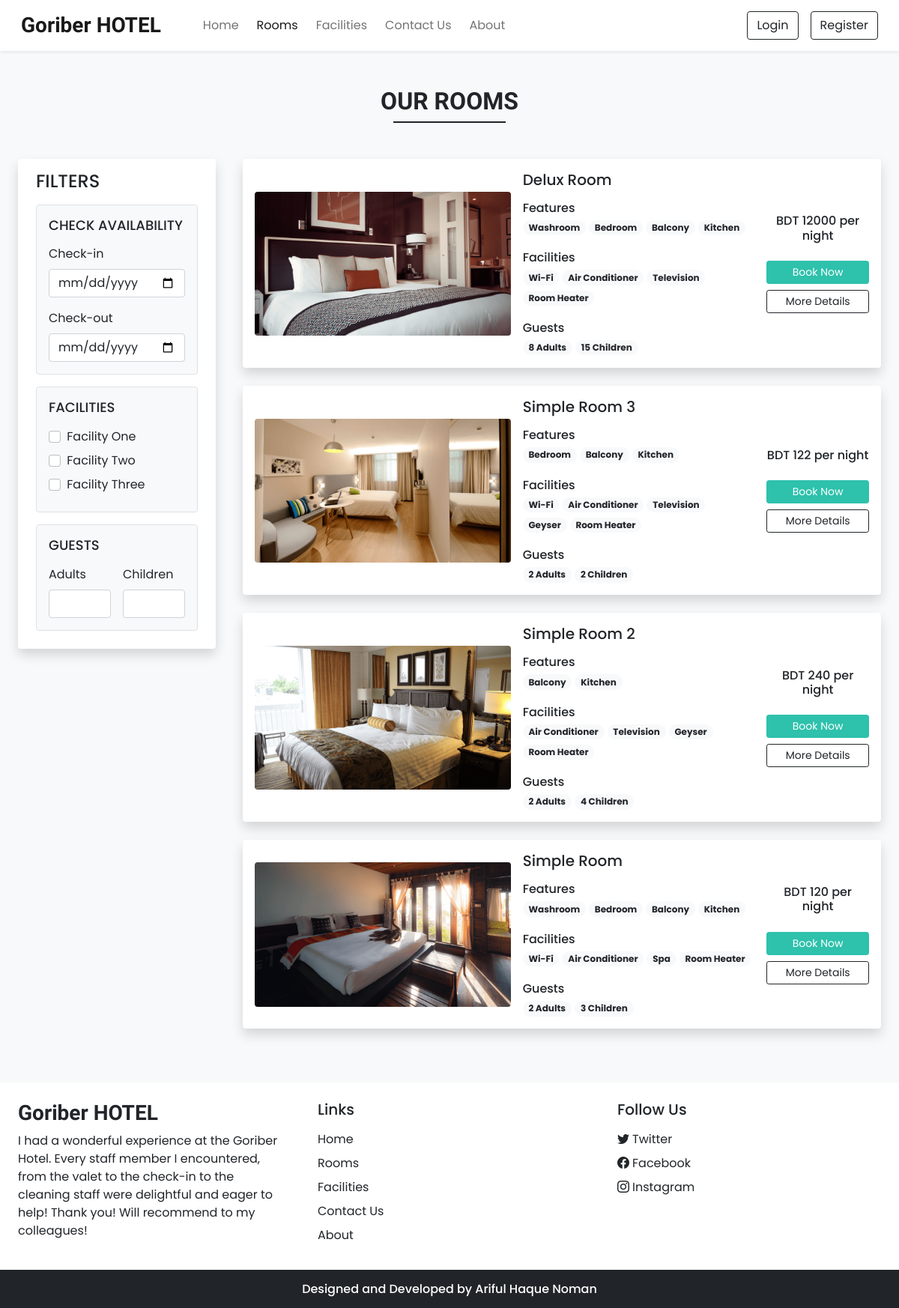
The page /rooms.php on the database its author committed.
### tables this page shows
CREATE TABLE `settings` (
  `sr_no` int(11) NOT NULL,
  `site_title` varchar(50) NOT NULL,
  `site_about` varchar(250) NOT NULL,
  `shutdown` tinyint(1) NOT NULL
);

CREATE TABLE `rooms` (
  `id` int(11) NOT NULL,
  `name` varchar(150) NOT NULL,
  `area` int(11) NOT NULL,
  `price` int(11) NOT NULL,
  `quantity` int(11) NOT NULL,
  `adult` int(11) NOT NULL,
  `children` int(11) NOT NULL,
  `description` varchar(350) NOT NULL,
  `status` tinyint(4) NOT NULL DEFAULT 1,
  `removed` tinyint(4) NOT NULL DEFAULT 0
);

CREATE TABLE `room_images` (
  `sr_no` int(11) NOT NULL,
  `room_id` int(11) NOT NULL,
  `image` varchar(150) NOT NULL,
  `thumb` tinyint(4) NOT NULL DEFAULT 0
);

CREATE TABLE `features` (
  `id` int(11) NOT NULL,
  `name` varchar(50) NOT NULL
);

CREATE TABLE `facilities` (
  `id` int(11) NOT NULL,
  `icon` varchar(100) NOT NULL,
  `name` varchar(50) NOT NULL,
  `description` varchar(250) NOT NULL
);

### admin/inc/db_config.php (called while the page is built, shortened)
<?php
    function select($sql,$values,$datatypes)
    {
        $con = $GLOBALS['con'];
        if($stmt = mysqli_prepare($con,$sql))
        {
            mysqli_stmt_bind_param($stmt,$datatypes,...$values);
            if(mysqli_stmt_execute($stmt))
            {
                $res = mysqli_stmt_get_result($stmt);
                return $res;
            }
            else
            {
                mysqli_stmt_close($stmt);
                die("Query cannot be executed - Select");
            }
        }
        else
        {
            die("Query cannot be prepared - Select");
        }
    }
?>

### rooms.php (the view, shortened to what this page needs)
<!DOCTYPE html>
<html lang="en">
    <head>
        <?php require('inc/links.php');?>
    </head>
    <body class="bg-light">
        <?php require('inc/header.php');?>
        <div class="my-5 px-4">
            <h2 class="fw-bold h-font text-center">OUR ROOMS</h2>
            <div class="h-line bg-dark"></div>
        </div>
        <div class="container-fluid">
            <div class="row">
                <div class="col-lg-3 col-md-12 mb-lg-0 mb-4 ps-4">
                    <nav class="navbar navbar-expand-lg navbar-light bg-white rounded shadow">
                        <div class="container-fluid flex-lg-column align-items-stretch">
                            <h4 class="mt-2">FILTERS</h4>
                            <div class="collapse navbar-collapse flex-column align-items-stretch mt-2" id="filterDropdown">
                                <div class="border bg-light p-3 rounded mb-3">
                                    <h5 class="mb-3" style="font-size: 18px;">CHECK AVAILABILITY</h5>
                                    <label class="form-label">Check-in</label>
                                    <input type="date" class="form-control shadow-none mb-3">
                                    <label class="form-label">Check-out</label>
                                    <input type="date" class="form-control shadow-none">
                                </div>
                                <div class="border bg-light p-3 rounded mb-3">
                                    <h5 class="mb-3" style="font-size: 18px;">FACILITIES</h5>
                                    <div class="mb-2">
                                        <input type="checkbox" id="f1" class="form-check-input shadow-none me-1">
                                        <label class="form-check-label" for="f1">Facility One</label>
                                    </div>
                                    <div class="mb-2">
                                        <input type="checkbox" id="f2" class="form-check-input shadow-none me-1">
                                        <label class="form-check-label" for="f2">Facility Two</label>
                                    </div>
                                    <div class="mb-2">
                                        <input type="checkbox" id="f3" class="form-check-input shadow-none me-1">
                                        <label class="form-check-label" for="f3">Facility Three</label>
                                    </div>
                                </div>
                                <div class="border bg-light p-3 rounded mb-3">
                                    <h5 class="mb-3" style="font-size: 18px;">GUESTS</h5>
                                    <div class="d-flex">
                                        <div class="me-3">
                                            <label class="form-label">Adults</label>
                                            <input type="number" class="form-control shadow-none">
                                        </div>
                                        <div>
                                            <label class="form-label">Children</label>
                                            <input type="number" class="form-control shadow-none">
                                        </div>
                                    </div>
                                </div>
                            </div>
                        </div>
                    </nav>
                </div>
                <div class="col-lg-9 col-md-12 px-4">
                <?php
                    $room_res = select("SELECT * FROM `rooms` WHERE `status`=? AND `removed`=? ORDER BY `id` DESC",[1,0],'ii');
                    while($room_data = mysqli_fetch_assoc($room_res))
                    {
                        $fea_q = mysqli_query($con,"SELECT f.name FROM `features` f INNER JOIN `room_features` rfea ON f.id = rfea.features_id WHERE rfea.room_id = '$room_data[id]'");
                        $features_data = "";
                        while($fea_row = mysqli_fetch_assoc($fea_q))
                        {
                            $features_data .="<span class='badge rounded-pill bg-light text-dark text-wrap me-1 mb-1'>
                                $fea_row[name]
                            </span>";
                        }
                        $fac_q = mysqli_query($con, "SELECT f.name FROM `facilities` f INNER JOIN `room_facilities` rfac ON f.id = rfac.facilities_id WHERE rfac.room_id = '$room_data[id]'");
                        $facilities_data = "";
                        while($fac_row = mysqli_fetch_assoc($fac_q))
                        {
                            $facilities_data .="<span class='badge rounded-pill bg-light text-dark text-wrap me-1 mb-1'>
                                $fac_row[name]
                            </span>";
                        }
                        $room_thumb = ROOMS_IMG_PATH . "thumbnail.jpg";
                        $thumb_q = mysqli_query($con, "SELECT * FROM `room_images` WHERE `room_id` = '$room_data[id]' AND `thumb` = '1'");
                        if(mysqli_num_rows($thumb_q) > 0)
                        {
                            $thumb_res = mysqli_fetch_assoc($thumb_q);
                            $room_thumb = ROOMS_IMG_PATH . $thumb_res['image'];
                        }
                        $book_btn = "";
                        if(!$settings_r['shutdown'])
                        {
                            $login = 0;
                            $book_btn = "<button onclick='checkLoginToBook($login,$room_data[id])' class='btn btn-sm w-100 text-white custom-bg shadow-none mb-2'>Book Now</button>";
                        }
                        echo <<<data
                            <div class="card mb-4 border-0 shadow">
                                <div class="row g-0 p-3 align-items-center">
                                    <div class="col-md-5 mb-lg-0 mb-md-0 mb-3">
                                        <img src="$room_thumb" class="img-fluid rounded">
                                    </div>
                                    <div class="col-md-5 px-lg-3 px-md-3 px-0">
                                        <h5 class="mb-3">$room_data[name]</h5>
                                        <div class="features mb-3">
                                            <h6 class="mb-1">Features</h6>
                                            $features_data
                                        </div>
                                        <div class="facilities mb-3">
                                            <h6 class="mb-1">Facilities</h6>
                                            $facilities_data
                                        </div>
                                        <div class="guests">
                                            <h6 class="mb-1">Guests</h6>
                                            <span class="badge rounded-pill bg-light text-dark text-wrap">
                                                $room_data[adult] Adults
                                            </span>
                                            <span class="badge rounded-pill bg-light text-dark text-wrap">
                                                $room_data[children] Children
                                            </span>
                                        </div>
                                    </div>
                                    <div class="col-md-2 mt-lg- 0 mt-md-0 mt-4 text-center">
                                        <h6 class="mb-4">BDT $room_data[price] per night</h6>
                                        $book_btn
                                        <a href="room_details.php?id=$room_data[id]" class="btn btn-sm w-100 btn-outline-dark shadow-none">More Details</a>
                                    </div>
                                </div>
                            </div>
                        data;
                    }
                ?>
                </div>
            </div>
        </div>
        <?php require('inc/footer.php');?>
    </body>
</html>

### inc/links.php (shortened to what this page needs)
<link href="https://cdn.jsdelivr.net/npm/bootstrap@5.0.2/dist/css/bootstrap.min.css" rel="stylesheet">
<link rel="stylesheet" href="https://cdn.jsdelivr.net/npm/bootstrap-icons@1.10.2/font/bootstrap-icons.css">
<link rel="stylesheet" href="css/common.css">
<?php
    require('admin/inc/db_config.php');
    $contact_q = "SELECT * FROM `contact_details` WHERE `sr_no`=?";
    $settings_q = "SELECT * FROM `settings` WHERE `sr_no`=?";
    $values = [1];
    $contact_r = mysqli_fetch_assoc(select($contact_q,$values,'i'));
    $settings_r = mysqli_fetch_assoc(select($settings_q,$values,'i'));
?>

### inc/header.php (shortened to what this page needs)
<nav id="nav-bar" class="navbar navbar-expand-lg navbar-light bg-white px-lg-3 py-lg-2 shadow-sm sticky-top">
    <div class="container-fluid">
        <a class="navbar-brand me-5 fw-bold fs-3 h-font" href="index.php"><?php echo $settings_r['site_title'] ?></a>
        <div class="collapse navbar-collapse" id="navbarSupportedContent">
            <ul class="navbar-nav me-auto mb-2 mb-lg-0">
                <li class="nav-item">
                    <a class="nav-link me-2" href="index.php">Home</a>
                </li>
                <li class="nav-item">
                    <a class="nav-link me-2" href="rooms.php">Rooms</a>
                </li>
                <li class="nav-item">
                    <a class="nav-link me-2" href="facilities.php">Facilities</a>
                </li>
                <li class="nav-item">
                    <a class="nav-link me-2" href="contact.php">Contact Us</a>
                </li>
                <li class="nav-item">
                    <a class="nav-link" href="about.php">About</a>
                </li>
            </ul>
            <div class="d-flex">
                <?php
                    if(isset($_SESSION['login']) && $_SESSION['login'] == true)
                    {
                        $path = USERS_IMG_PATH;
                        echo <<< data
                            <div class="btn-group">
                                <button type="button" class="btn btn-outline-dark shadow-none dropdown-toggle" data-bs-toggle="dropdown" data-bs-display="static" aria-expanded="false">
                                    <img src="$path$_SESSION[uPic]" style="width: 25px; heigth: 25px;" class="me-1">
                                    $_SESSION[uName]
                                </button>
                                <ul class="dropdown-menu dropdown-menu-lg-end">
                                    <li><a class="dropdown-item" href="profile.php">Profile</a></li>
                                    <li><a class="dropdown-item" href="bookings.php">Bookings</a></li>
                                    <li><a class="dropdown-item" href="logout.php">Logout</a></li>
                                </ul>
                            </div>
                        data;
                    }
                    else
                    {
                        echo <<<data
                            <button type="button" class="btn btn-outline-dark shadow-none me-lg-3 me-2" data-bs-toggle="modal" data-bs-target="#loginModal">
                                Login
                            </button>
                            <button type="button" class="btn btn-outline-dark shadow-none" data-bs-toggle="modal" data-bs-target="#registerModal">
                                Register
                            </button>
                        data;
                    }
                ?>
            </div>
        </div>
    </div>
</nav>

### inc/footer.php (shortened to what this page needs)
<div class="container-fluid bg-white mt-5">
    <div class="row">
        <div class="col-lg-4 p-4">
            <h3 class="h-font fw-bold fs-3 mb-2"><?php echo $settings_r['site_title'] ?></h3>
            <p>
                <?php echo $settings_r['site_about'] ?>
            </p>
        </div>
        <div class="col-lg-4 p-4">
            <h5 class="mb-3">Links</h5>
            <a href="index.php" class="d-inline-block mb-2 text-dark text-decoration-none">Home</a><br>
            <a href="rooms.php" class="d-inline-block mb-2 text-dark text-decoration-none">Rooms</a><br>
            <a href="facilities.php" class="d-inline-block mb-2 text-dark text-decoration-none">Facilities</a><br>
            <a href="contact.php" class="d-inline-block mb-2 text-dark text-decoration-none">Contact Us</a><br>
            <a href="about.php" class="d-inline-block mb-2 text-dark text-decoration-none">About</a>
        </div>
        <div class="col-lg-4 p-4">
            <h5 class="mb-3">Follow Us</h5>
            <?php
                if($contact_r['tw'] != '')
                {
                    echo <<< data
                        <a href="$contact_r[tw]" class="d-inline-block text-dark text-decoration-none mb-2"><i class="bi bi-twitter me-1"></i>Twitter</a><br>
                    data;
                }
            ?>
            <a href="<?php echo $contact_r['fb'] ?>" class="d-inline-block text-dark text-decoration-none mb-2"><i class="bi bi-facebook me-1"></i>Facebook</a><br>
            <a href="<?php echo $contact_r['insta'] ?>" class="d-inline-block text-dark text-decoration-none"><i class="bi bi-instagram me-1"></i>Instagram</a>
        </div>
    </div>
</div>
<h6 class="text-center bg-dark text-white p-3 m-0">Designed and Developed by Ariful Haque Noman</h6>

### css/common.css (style rules this page uses)
:root { --teal: #2ec1ac; --teal_hover: #279e8c; }
* { font-family: 'Poppins', sans-serif; }
.h-font { font-family: 'Merienda', cursive; }
input[type=number] { -moz-appearance: textfield; }
.custom-bg { background-color: var(--teal); border: 1px solid var(--teal); }
.h-line { width: 150px; margin: 0 auto; height: 1.7px; }

### rows shown on the page
settings: site_title "Goriber HOTEL", site_about "I had a wonderful experience at the Goriber Hotel. Every staff member I encountered, from the valet to the check-in to the cleaning staff were delightful and eager to help! Thank you! Will recommend to my colleagues!"
rooms: room_images.image (picture), name "Delux Room", adult "8", children "15", price "12000"
features: name "Washroom"
features: name "Bedroom"
features: name "Balcony"
features: name "Kitchen"
facilities: name "Wi-Fi"
facilities: name "Air Conditioner"
facilities: name "Television"
facilities: name "Room Heater"
rooms: room_images.image (picture), name "Simple Room 3", adult "2", children "2", price "122"
facilities: name "Geyser"
rooms: room_images.image (picture), name "Simple Room 2", adult "2", children "4", price "240"
rooms: room_images.image (picture), name "Simple Room", adult "2", children "3", price "120"
facilities: name "Spa"
